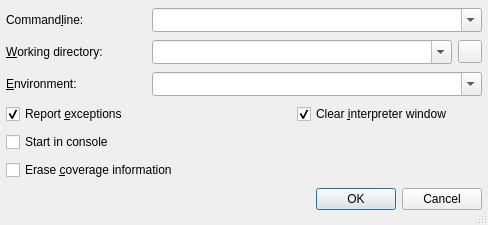
<?xml version="1.0" encoding="UTF-8"?>
<ui version="4.0">
 <class>StartCoverageDialog</class>
 <widget class="QDialog" name="StartCoverageDialog">
  <property name="geometry">
   <rect>
    <x>0</x>
    <y>0</y>
    <width>488</width>
    <height>225</height>
   </rect>
  </property>
  <property name="windowTitle">
   <string>Start coverage run</string>
  </property>
  <property name="sizeGripEnabled">
   <bool>true</bool>
  </property>
  <layout class="QGridLayout" name="gridLayout">
   <item row="0" column="0">
    <widget class="QLabel" name="TextLabel1">
     <property name="text">
      <string>Command&amp;line:</string>
     </property>
     <property name="buddy">
      <cstring>cmdlineCombo</cstring>
     </property>
    </widget>
   </item>
   <item row="0" column="1" colspan="3">
    <widget class="QComboBox" name="cmdlineCombo">
     <property name="sizePolicy">
      <sizepolicy hsizetype="Expanding" vsizetype="Fixed">
       <horstretch>0</horstretch>
       <verstretch>0</verstretch>
      </sizepolicy>
     </property>
     <property name="toolTip">
      <string>Enter the commandline parameters</string>
     </property>
     <property name="whatsThis">
      <string>&lt;b&gt;Commandline&lt;/b&gt;
&lt;p&gt;Enter the commandline parameters in this field.&lt;/p&gt;</string>
     </property>
     <property name="editable">
      <bool>true</bool>
     </property>
     <property name="insertPolicy">
      <enum>QComboBox::InsertAtTop</enum>
     </property>
     <property name="sizeAdjustPolicy">
      <enum>QComboBox::AdjustToMinimumContentsLengthWithIcon</enum>
     </property>
     <property name="duplicatesEnabled">
      <bool>false</bool>
     </property>
    </widget>
   </item>
   <item row="1" column="0">
    <widget class="QLabel" name="TextLabel2">
     <property name="text">
      <string>&amp;Working directory:</string>
     </property>
     <property name="buddy">
      <cstring>workdirCombo</cstring>
     </property>
    </widget>
   </item>
   <item row="1" column="1" colspan="2">
    <widget class="QComboBox" name="workdirCombo">
     <property name="sizePolicy">
      <sizepolicy hsizetype="Expanding" vsizetype="Fixed">
       <horstretch>0</horstretch>
       <verstretch>0</verstretch>
      </sizepolicy>
     </property>
     <property name="toolTip">
      <string>Enter the working directory</string>
     </property>
     <property name="whatsThis">
      <string>&lt;b&gt;Working directory&lt;/b&gt;
&lt;p&gt;Enter the working directory of the application to be debugged. Leave it empty to set the working directory to the executable directory.&lt;/p&gt;</string>
     </property>
     <property name="editable">
      <bool>true</bool>
     </property>
     <property name="insertPolicy">
      <enum>QComboBox::InsertAtTop</enum>
     </property>
     <property name="sizeAdjustPolicy">
      <enum>QComboBox::AdjustToMinimumContentsLengthWithIcon</enum>
     </property>
     <property name="duplicatesEnabled">
      <bool>false</bool>
     </property>
    </widget>
   </item>
   <item row="2" column="0">
    <widget class="QLabel" name="textLabel1">
     <property name="text">
      <string>&amp;Environment:</string>
     </property>
     <property name="buddy">
      <cstring>environmentCombo</cstring>
     </property>
    </widget>
   </item>
   <item row="2" column="1" colspan="3">
    <widget class="QComboBox" name="environmentCombo">
     <property name="sizePolicy">
      <sizepolicy hsizetype="Expanding" vsizetype="Fixed">
       <horstretch>0</horstretch>
       <verstretch>0</verstretch>
      </sizepolicy>
     </property>
     <property name="toolTip">
      <string>Enter the environment variables to be set.</string>
     </property>
     <property name="whatsThis">
      <string>&lt;b&gt;Environment&lt;/b&gt;
&lt;p&gt;Enter the environment variables to be set for the program. The individual settings must be separated by whitespace and be given in the form 'var=value'. In order to add to an environment variable, enter it in the form 'var+=value'.&lt;/p&gt;
&lt;p&gt;Example: var1=1 var2=&quot;hello world&quot; var3+=&quot;:/tmp&quot;&lt;/p&gt;</string>
     </property>
     <property name="editable">
      <bool>true</bool>
     </property>
     <property name="insertPolicy">
      <enum>QComboBox::InsertAtTop</enum>
     </property>
     <property name="sizeAdjustPolicy">
      <enum>QComboBox::AdjustToMinimumContentsLengthWithIcon</enum>
     </property>
     <property name="duplicatesEnabled">
      <bool>false</bool>
     </property>
    </widget>
   </item>
   <item row="3" column="0" colspan="2">
    <widget class="QCheckBox" name="exceptionCheckBox">
     <property name="toolTip">
      <string>Uncheck to disable exception reporting</string>
     </property>
     <property name="whatsThis">
      <string>&lt;b&gt;Report exceptions&lt;/b&gt;
&lt;p&gt;Uncheck this in order to disable exception reporting.&lt;/p&gt;</string>
     </property>
     <property name="text">
      <string>Report &amp;exceptions</string>
     </property>
     <property name="shortcut">
      <string>Alt+E</string>
     </property>
     <property name="checked">
      <bool>true</bool>
     </property>
    </widget>
   </item>
   <item row="3" column="2">
    <widget class="QCheckBox" name="clearShellCheckBox">
     <property name="toolTip">
      <string>Select to clear the display of the interpreter window</string>
     </property>
     <property name="whatsThis">
      <string>&lt;b&gt;Clear interpreter window&lt;/b&gt;&lt;p&gt;This clears the display of the interpreter window before starting the debug client.&lt;/p&gt;</string>
     </property>
     <property name="text">
      <string>Clear &amp;interpreter window</string>
     </property>
     <property name="checked">
      <bool>true</bool>
     </property>
    </widget>
   </item>
   <item row="4" column="0" colspan="2">
    <widget class="QCheckBox" name="consoleCheckBox">
     <property name="toolTip">
      <string>Select to start the debugger in a console window</string>
     </property>
     <property name="whatsThis">
      <string>&lt;b&gt;Start in console&lt;/b&gt;
&lt;p&gt;Select to start the debugger in a console window. The console command has to be configured on the Debugger-&amp;gt;General page&lt;/p&gt;</string>
     </property>
     <property name="text">
      <string>Start in console</string>
     </property>
    </widget>
   </item>
   <item row="5" column="0" colspan="4">
    <widget class="QCheckBox" name="eraseCheckBox">
     <property name="toolTip">
      <string>Select this to erase the collected coverage information</string>
     </property>
     <property name="whatsThis">
      <string>&lt;b&gt;Erase coverage information&lt;/b&gt;
&lt;p&gt;Select this to erase the collected coverage information before the next coverage run.&lt;/p&gt;</string>
     </property>
     <property name="text">
      <string>Erase &amp;coverage information</string>
     </property>
     <property name="shortcut">
      <string>Alt+C</string>
     </property>
    </widget>
   </item>
   <item row="6" column="0" colspan="4">
    <widget class="QDialogButtonBox" name="buttonBox">
     <property name="orientation">
      <enum>Qt::Horizontal</enum>
     </property>
     <property name="standardButtons">
      <set>QDialogButtonBox::Cancel|QDialogButtonBox::Ok</set>
     </property>
    </widget>
   </item>
   <item row="1" column="3">
    <widget class="QToolButton" name="dirButton">
     <property name="toolTip">
      <string>Select directory using a directory selection dialog</string>
     </property>
     <property name="whatsThis">
      <string>&lt;b&gt;Select directory&lt;/b&gt;
&lt;p&gt;Select the working directory via a directory selection dialog.&lt;/p&gt;</string>
     </property>
    </widget>
   </item>
  </layout>
 </widget>
 <layoutdefault spacing="6" margin="6"/>
 <pixmapfunction>qPixmapFromMimeSource</pixmapfunction>
 <tabstops>
  <tabstop>cmdlineCombo</tabstop>
  <tabstop>workdirCombo</tabstop>
  <tabstop>dirButton</tabstop>
  <tabstop>environmentCombo</tabstop>
  <tabstop>exceptionCheckBox</tabstop>
  <tabstop>clearShellCheckBox</tabstop>
  <tabstop>consoleCheckBox</tabstop>
  <tabstop>eraseCheckBox</tabstop>
  <tabstop>buttonBox</tabstop>
 </tabstops>
 <resources/>
 <connections>
  <connection>
   <sender>buttonBox</sender>
   <signal>accepted()</signal>
   <receiver>StartCoverageDialog</receiver>
   <slot>accept()</slot>
   <hints>
    <hint type="sourcelabel">
     <x>28</x>
     <y>176</y>
    </hint>
    <hint type="destinationlabel">
     <x>28</x>
     <y>201</y>
    </hint>
   </hints>
  </connection>
  <connection>
   <sender>buttonBox</sender>
   <signal>rejected()</signal>
   <receiver>StartCoverageDialog</receiver>
   <slot>reject()</slot>
   <hints>
    <hint type="sourcelabel">
     <x>113</x>
     <y>177</y>
    </hint>
    <hint type="destinationlabel">
     <x>113</x>
     <y>199</y>
    </hint>
   </hints>
  </connection>
 </connections>
</ui>
